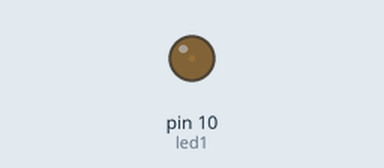
This sketch was run on a simulated Arduino Uno, built with avr-gcc and run on an emulated ATmega328P. Parts: output pins drawn as LEDs (lit = HIGH).

Above: at 0.05 s.
At 0.9 s:
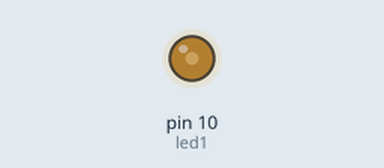
At 1.8 s:
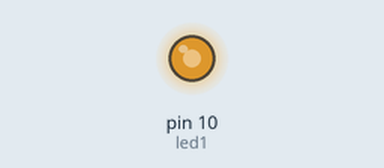
At 3.55 s:
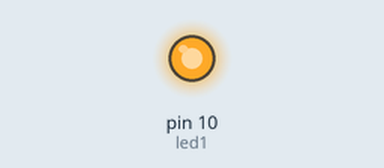
Timing chart, 0 to 8.2 s (numbered marks = the images above):
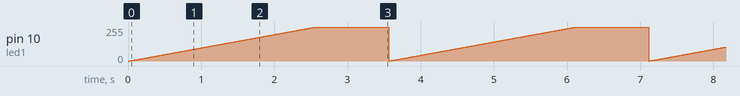

Measured:
- by itself, pin 10 (led1): ramps from 0/255 to 254/255 and jumps back, once every 3.6 s

The sketch:

intensidadBrillo.ino
```cpp
const int led1 =10;

int valorBrillo =0;
int i;

void setup() {
pinMode(led1, OUTPUT);
}
void loop() {
  // put your main code here, to run repeatedly:

for (valorBrillo=0; valorBrillo<255; valorBrillo++)
{
  delay (10);
    analogWrite(led1, valorBrillo);
  }
  delay (1000);
  for (valorBrillo=255; valorBrillo < 0; valorBrillo--)
{
  delay (10);
    analogWrite(led1, valorBrillo);
  }


}
```
